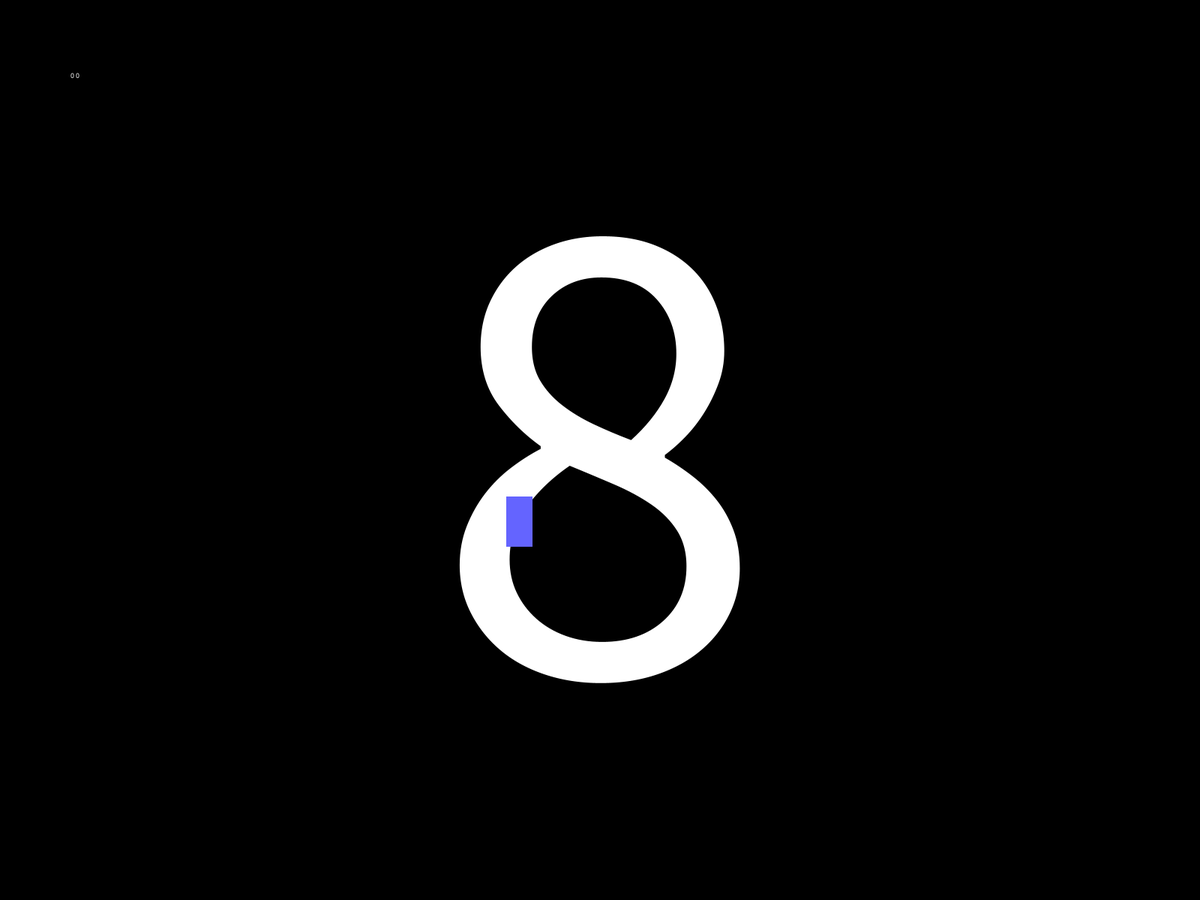
Frame 1 (no input)
Frame 60 (the mouse pressed at the canvas centre just before this capture): identical to frame 1, image omitted
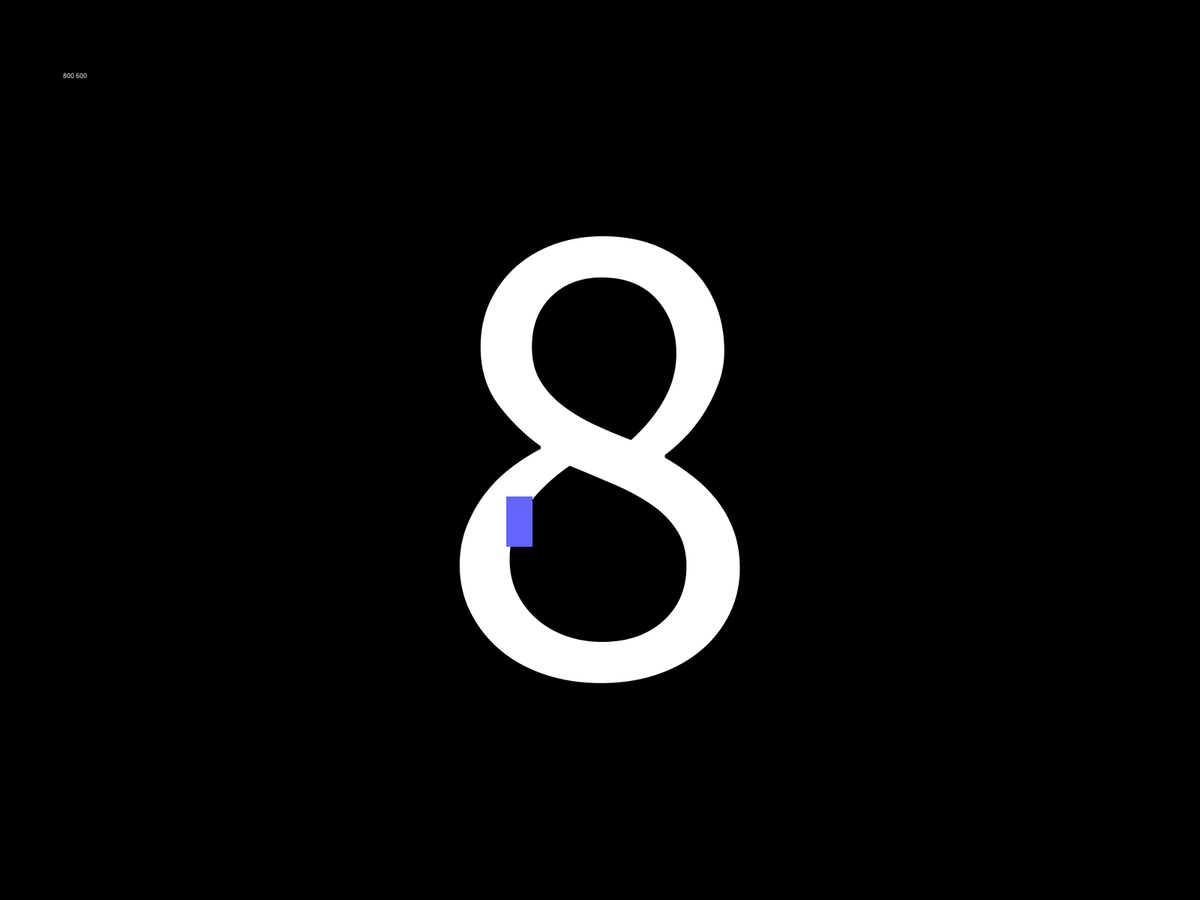
Frame 120 (the mouse held since frame 60 and released just before this capture)

The Processing sketch that drew these frames (run headless with seeded random() and noise(); from frame 60 on, the mouse is pressed at the canvas centre):

// Processing sketch: game_v1
// ── game_v1.pde
void setup() {
  fullScreen();
}

void draw() {
  background(0);
  textSize(900);
  textAlign(CENTER,CENTER);
  text("8",width/2,height/2-100);
  fill(100,100,255);
  noStroke();
  rect(675,662,35,67);
  devMode();
}

void devMode() {
  textSize(10);
  fill(255);
  text(mouseX+" "+mouseY,100,100);
}

// ── player.pde
class player {
  PVector pos;
  PVector vel;
  PVector size;
  
  player() {
    pos = new PVector(700,600);
    vel = new PVector(0,0);
  } 
}
